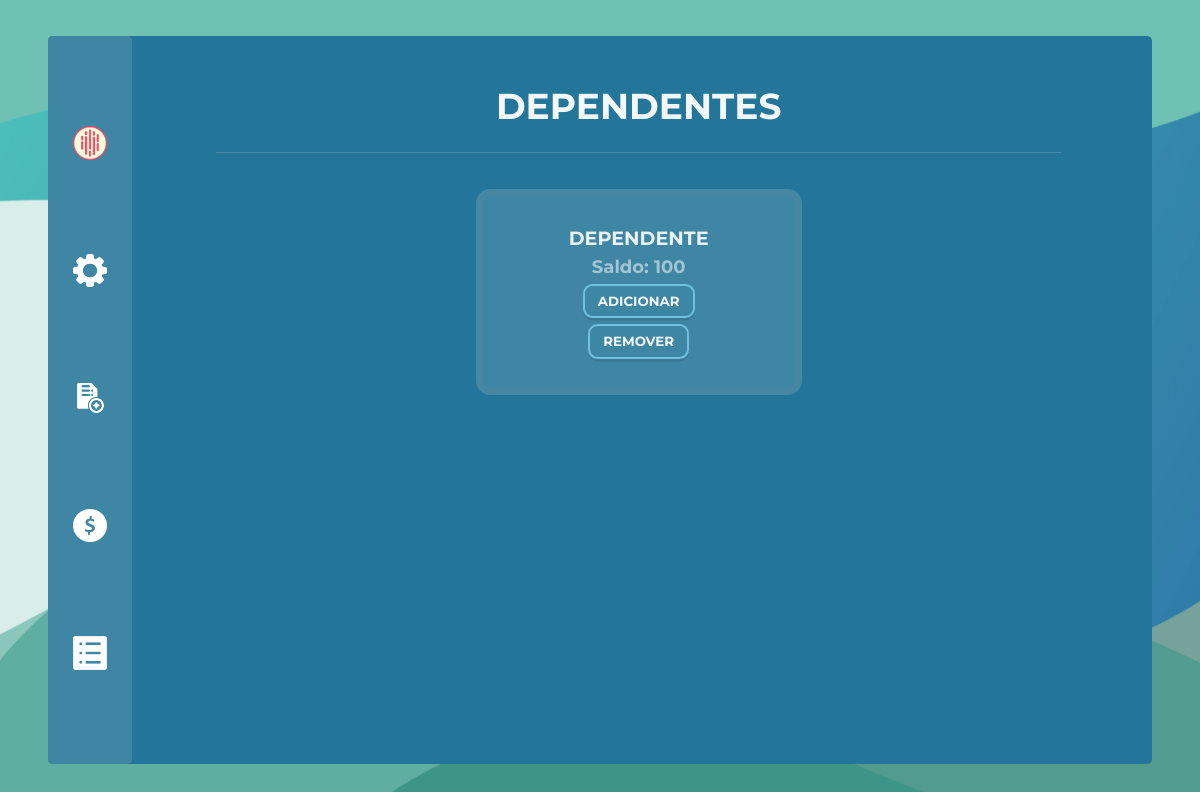
/escolherDependente (signed in), run on an earlier commit of the app's database.
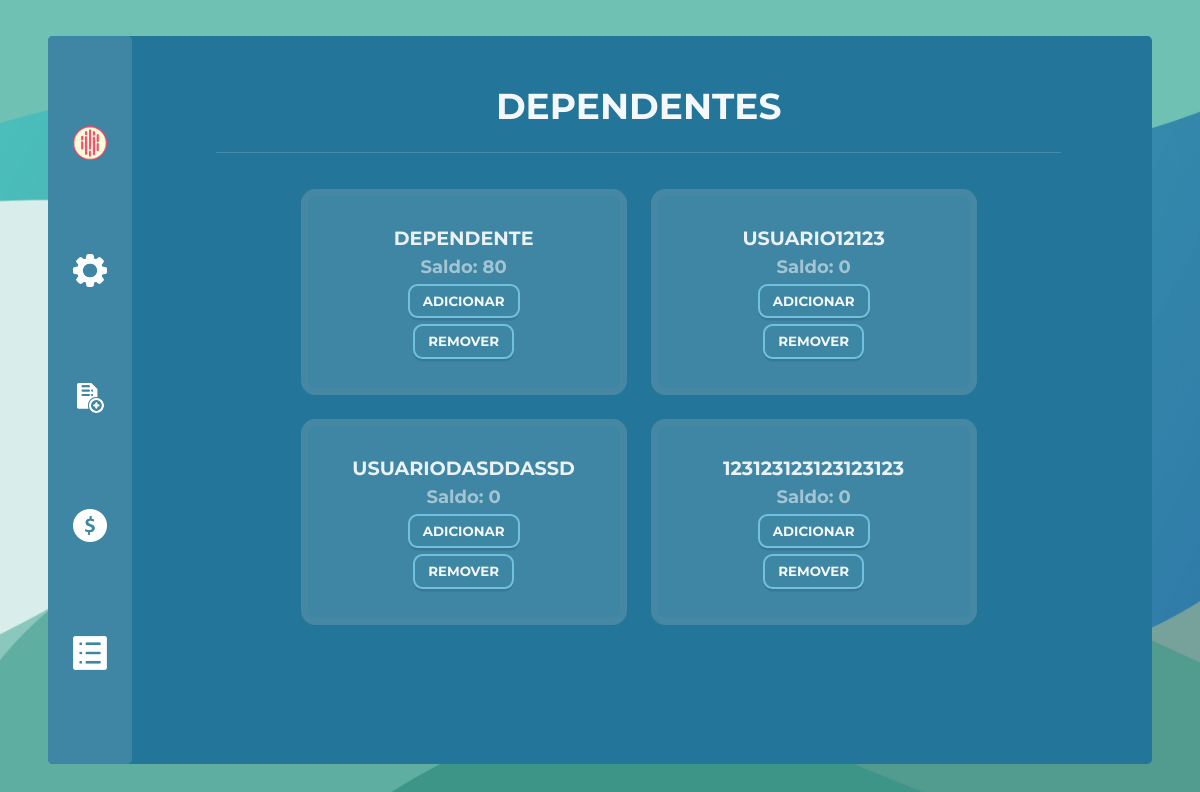
And on a later commit of the database.
### projeto/models.py (models this page shows, shortened)
class Dependente(db.Model, UserMixin):
    id = db.Column(db.Integer, primary_key=True, autoincrement=True)
    saldo = db.Column(db.Integer, nullable=False, unique=False, default=0)
    usuario = db.Column(db.String(length=30), nullable=False, unique=True)
    email = db.Column(db.String(length=30), nullable=False, unique=True)
    senha = db.Column(db.String(length=30), nullable=False)
    idResponsavel = db.Column(db.Integer)
    imagemPerfil = db.Column(db.LargeBinary)  # ATRIBUTO PARA IMAGEM
    user_type = 'dependente'
    @property
    def senhacrip(self):
        return self.senhacrip

### projeto/routes.py (the view, shortened to what this page needs)
@app.route('/escolherDependente', methods=['GET', 'POST'])
@login_required
def escolherDependente():
    dependentes = Dependente.query.all()
    idAtual = current_user.id
    acao = None
    botao_clicado = None
    return render_template("ChoseDependent.html", dependentes=dependentes, idAtual=idAtual)

### projeto/models.py (called while the page is built)
@login_manager.user_loader
def load_user(user_id):
    user_type = session.get('user_type')
    if user_type == 'responsavel':
        return Responsavel.query.get(int(user_id))
    elif user_type == 'dependente':
        return Dependente.query.get(int(user_id))
    elif user_type == 'funcionario':
        return Funcionario.query.get(int(user_id))
    return None

### projeto/templates/ChoseDependent.html (shortened to what this page needs)
{% extends 'baseResponsavel.html'%}
{% block conteudo %}
<div class="bodyChoseDependent">
    <h1 class="titulo">DEPENDENTES</h1>
    <div class="linhaTitulo"></div>
    <form method="post">
        {% for dependente in dependentes %}
            {% if dependente.idResponsavel == idAtual %}
                <div class="boxChoseDependent">
                    <h1>{{ dependente.usuario }}</h1>
                    <h2>Saldo: {{ dependente.saldo }}</h2>
                    <button class="botoesChoseDependent" name="acao_{{ dependente.id }}" type="submit" value="0">ADICIONAR</button>
                    <button class="botoesChoseDependent" name="acao_{{ dependente.id }}" type="submit" value="1">REMOVER</button>
                </div>
            {% endif %}
        {% endfor %}
    </form>
</div>
{%endblock%}

### projeto/templates/baseResponsavel.html (shortened to what this page needs)
<!DOCTYPE html>
<html lang="en">
<head>
    <link rel="stylesheet" href="{{url_for('static', filename='style.css')}}">
    <link rel="stylesheet" src="https://cdn.jsdelivr.net/npm/bootstrap@5.3.2/dist/css/bootstrap.min.css">
</head>
<body>
    <div class="container">
        <div class="sidebarResponsavel">
            <div><a href="{{url_for('homeResponsavel')}}"><img src="{{url_for('static', filename='imagens/RealLove.png')}}"><p style="text-align:center">MySnack</a></p></div>
            <div><a href="{{url_for('adicionarDependente')}}"><img src="{{url_for('static', filename='imagens/config.png')}}"><p>CADASTRAR</a></p></div>
            <div><a href="{{url_for('escolherDependente')}}"><img src="{{url_for('static', filename='imagens/registro.png')}}"><p>GERENCIAR</a></p></div>
            <div><a href="{{url_for('adicionarSaldoResponsavel')}}"><img src="{{url_for('static', filename='imagens/dolar.png')}}"><p>DEPOSITAR</a></p></div>
            <div><a href="{{url_for('PerfilPage')}}"><img src="{{url_for('static', filename='imagens/Historico.svg')}}"><p>PERFIL</a></p></div>
        </div>
        <div class="bodyBaseResponsavel">
            {%block conteudo%}
            {%endblock%}
        </div>
    </div>
</body>
</html>

### projeto/static/style.css (style rules this page uses)
* { padding: 0; margin: 0; font-family: "Montserrat"; font-weight: bold; color: #ffffffef; }
.bodyChoseDependent { text-align: center; display: flex; flex-direction: column; align-items: center; }
.bodyChoseDependent .titulo { margin-top: 4vw; font-size: 3vw; color: rgba(255, 255, 255, 0.952); }
.bodyChoseDependent form { display: flex; flex-direction: row; flex-wrap: wrap; justify-content: center; gap:2vw; }
.linhaTitulo { margin-top: 2vw; margin-bottom: 3vw; height: 0.1vw; width: 85%; background-color: rgba(255, 255, 255, 0.158); }
.boxChoseDependent h1 { text-transform: uppercase; font-size: 1.6vw; color: rgba(255, 255, 255, 0.89); }
.boxChoseDependent h2, .boxChoseLanche h2 { font-size: 1.5vw; color: #ffffff86; }
.boxChoseDependent, .boxChoseLanche { width: 26vw; height: 16vw; border: hsl(198, 40%, 46%) solid 0.6vw; background-color: hsl(197, 45%, 44%); display: flex; flex-direction: column; border-radius: 1.2vw; justify-content:center; align-items: center; gap:0.5vw; }
body { background-color: rgb(112, 112, 112); height: calc(100vh - var(--margin-principal) * 2); background-image: url(imagens/FotoFundo1.png); background-size: cover; height: 100vh; overflow-y: hidden; }
:root { --margin-principal: 3vw; --margin-principal-inline: 4vw; }
a { text-decoration: none; }
.container { display: flex; flex-direction: row; height: calc(100vh - var(--margin-principal) * 2); margin-top: var(--margin-principal); margin-inline: var(--margin-principal-inline); margin-bottom: var(--margin-principal); background-color: #237699; overflow: auto; border-radius: 0.4vw; }
.container { width: 92%; }
.botoesChoseDependent { background-color: hsla(197, 45%, 44%, 0.288); border: solid hsl(197, 64%, 66%) 0.2vw; padding: 0.6vw; box-shadow:rgba(0, 0, 0, 0.1) 0px 0.2vw; padding-inline: 1.1vw; border-radius: 0.8vw; }
form { display: flex; flex-direction: column; }
.sidebarResponsavel { display: flex; flex-direction: column; width: 7%; background-color: hsl(197, 45%, 44%); position: absolute; border-radius: 0.4vw; height: calc(100vh - var(--margin-principal) * 2); justify-content: space-evenly; align-items: center; }
.bodyBaseResponsavel { margin-left: 8.5%; width: 90%; }
.sidebarResponsavel { transition: 0.7s; align-items: center; align-items: flex-start; }
.sidebarResponsavel div { margin-left: 2.1vw; gap: 1vw; }
.sidebarResponsavel div { display: flex; align-items: center; }
.sidebarResponsavel img { width: 2.8vw; height: 2.8vw; }

What changed in the data, as far as the page shows it:
changed Dependente "DEPENDENTE": saldo "100" → "80"
added Dependente: usuario "USUARIO12123", saldo "0"
added Dependente: usuario "USUARIODASDDASSD", saldo "0"
added Dependente: usuario "123123123123123123", saldo "0"
